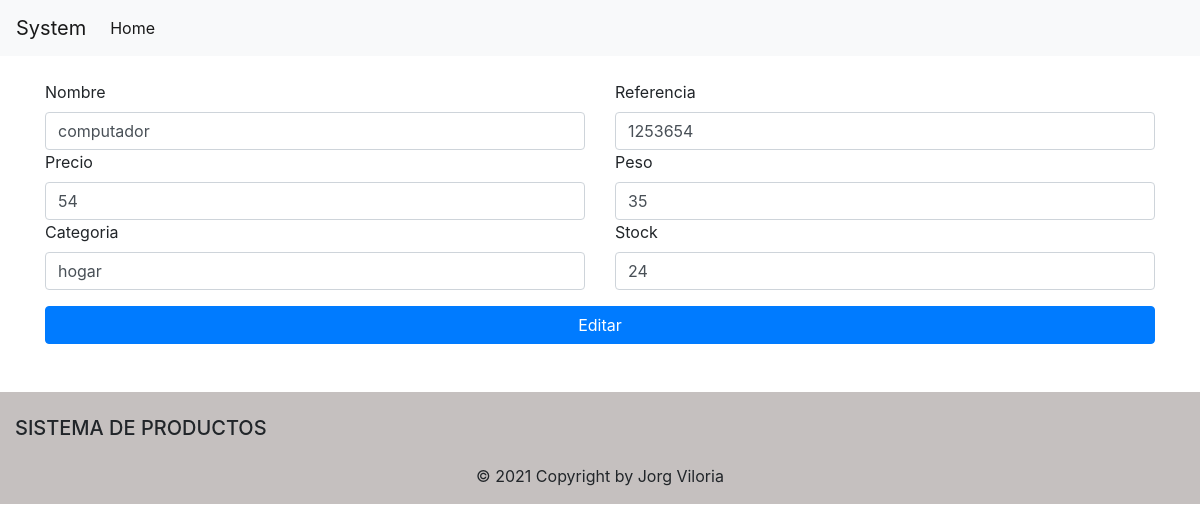
The app's page /update/6 with its own data.
### tables this page shows
CREATE TABLE `productos` (
  `id` int(10) NOT NULL,
  `nombre` varchar(30) NOT NULL,
  `referencia` varchar(30) NOT NULL,
  `precio` int(11) NOT NULL,
  `peso` int(11) NOT NULL,
  `categoria` varchar(30) NOT NULL,
  `stock` int(10) NOT NULL,
  `fecha_creacion` date NOT NULL,
  `fecha_venta` varchar(200) NOT NULL
);

### libs/views.php (called while the page is built, shortened)
<?php
 class views
 {
 	function render($nombre){
 		require 'views/'.$nombre.'.php';
 	}
 }
 ?>

### controllers/products.php (called while the page is built, shortened)
<?php
class products extends controllers
{
    public function update($id)
    {
        $show_user = $this->model->edit($id);
        $this->views->products = $show_user;
        $this->views->render('products/edit');
    }
}

### index.php (called while the page is built, shortened)
<?php
require_once 'libs/controllers.php';
require_once 'libs/views.php';
$app = new App();

### models/productsmodel.php (called while the page is built, shortened)
<?php
class productsModel extends models
{
    public function edit($id)
    {
        $item =  new product();
        $query = $this->db->conexion()->prepare("SELECT * FROM productos WHERE id=:id");
        try {
            $query->execute(['id' => $id]);
            while ($row = $query->fetch()) {
                $item->id = $row['id'];
                $item->nombre = $row['nombre'];
                $item->referencia = $row['referencia'];
                $item->precio = $row['precio'];
                $item->peso = $row['peso'];
                $item->categoria = $row['categoria'];
                $item->stock = $row['stock'];
                $item->fecha_creacion = $row['fecha_creacion'];
                $item->fecha_venta = $row['fecha_venta'];
            }
            return $item;
        } catch (PDOException $e) {
            return null;
        }
    }
}

### libs/bd.php (called while the page is built, shortened)
<?php
class BaseDatos
{
	private $host;
	private $db;
	private $user;
	private $password;
	public function __construct(){
		$this->host = constant('HOST');
		$this->db = constant('DB');
		$this->user = constant('USER');
		$this->password = constant('PASSWORD');
		$this->charset = constant('CHARSET');
	}
	function conexion(){
		try {$conexion="mysql:host=".$this->host.";dbname=".$this->db.";charset=".$this->charset;
			$options = [
				PDO::ATTR_ERRMODE           => PDO::ERRMODE_EXCEPTION,
				PDO::ATTR_EMULATE_PREPARES  => false,
			];
			$pdo = new PDO($conexion,$this->user,$this->password,$options);
			return $pdo;
		} catch (PDOException $e) {
			print_r('Error conexion: '.$e->getMessage());
		}
	}
}

### libs/controllers.php (called while the page is built, shortened)
<?php
class controllers
{
	function loadModel($model){
		$url = "models/".$model."model.php";
		if (file_exists($url)) {
			$this->model = new $modelName();
		}
	}
}
 ?>

### views/products/edit.php (the view, shortened to what this page needs)
<!DOCTYPE html>
<html>
<head>
    <link rel="stylesheet" href="https://maxcdn.bootstrapcdn.com/bootstrap/4.0.0/css/bootstrap.min.css"
>
</head>
<body>
    <?php require 'views/menu.php'; ?>
    <div class="container">
        <form action="http://localhost:8083/products/editarProducto/<?php echo $this->products->id; ?>" method="post"
            enctype="multipart/form-data">
            <div class="form-group">
                <div class="row">
                    <div class=" col-xs-12 col-sm-2  col-md-6">
                        <label for="nombre">Nombre</label>
                        <input type="text" class="form-control" name="nombre"
                            value="<?php echo $this->products->nombre; ?>" placeholder="Ingrese nombre de producto">
                    </div>
                    <div class=" col-xs-12 col-sm-2  col-md-6">
                        <label for="referencia">Referencia</label>
                        <input type="text" name="referencia" value="<?php echo $this->products->referencia; ?>"
                            class="form-control">
                    </div>
                    <div class=" col-xs-12 col-sm-2  col-md-6">
                        <label for="precio">Precio</label>
                        <input type="number" name="precio" value="<?php echo $this->products->precio; ?>"
                            class="form-control">
                    </div>
                    <div class=" col-xs-12 col-sm-2  col-md-6">
                        <label for="peso">Peso</label>
                        <input type="number" name="peso" value="<?php echo $this->products->peso; ?>"
                            class="form-control">
                    </div>
                    <div class=" col-xs-12 col-sm-2  col-md-6">
                        <label for="categoria">Categoria</label>
                        <input type="text" name="categoria" value="<?php echo $this->products->categoria; ?>"
                            class="form-control">
                    </div>
                    <div class=" col-xs-12 col-sm-2  col-md-6">
                        <label for="stock">Stock</label>
                        <input type="number" class="form-control" name="stock"
                            value="<?php echo $this->products->stock; ?>" placeholder="Digita Stock">
                    </div>
                    <br>
                </div>
            </div>
            <div class="row">
                <div class=" col-xs-12 col-sm-12  col-md-12">
                    <button type="submit" class="btn btn-primary btn-block">Editar</button>
                </div>
            </div>
    </div>
    <?php require 'views/footer.php'; ?>
</body>
</html>

### records on screen
productos: nombre "computador", referencia "1253654", precio "54", peso "35", categoria "hogar", stock "24"
